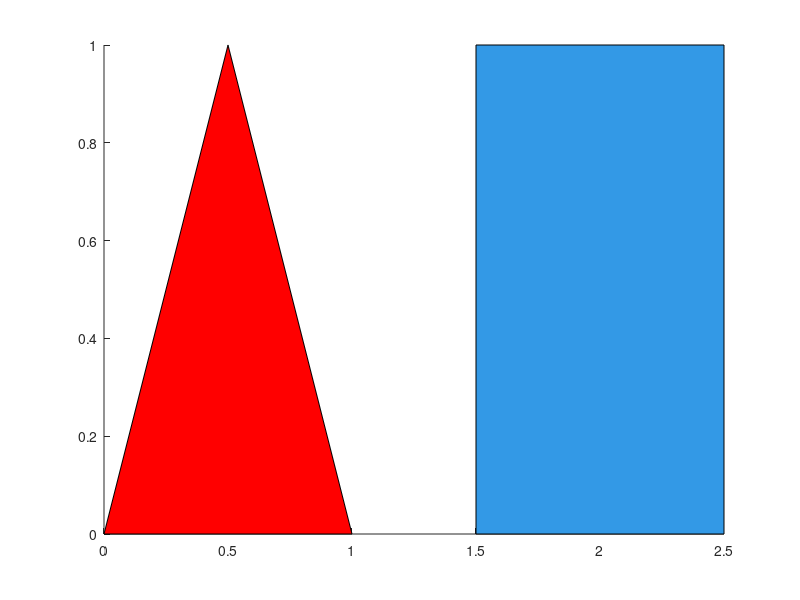

Write the MATLAB code that produced this figure. (Note: this script raises an error after producing the figure.)
% patch — Filled polygons
% patch(X, Y) shades a single polygon; matrix inputs draw one
% polygon per column. Color accepts a single-char ('r', 'g', 'b'),
% a "#rrggbb" string, or a 3-element [r g b] triplet in [0, 1].


clear
close all

% Triangle.
T_x = [0 1 0.5];
T_y = [0 0 1];

% Square offset to the right.
S_x = [1.5 2.5 2.5 1.5];
S_y = [0   0   1   1];

% Hexagon offset upward, defined by parameter sweep.
theta = linspace(0, 2*pi, 7);
theta = theta(1:6);
H_x = 0.5 * cos(theta) + 1;
H_y = 0.5 * sin(theta) + 2;

figure
patch(T_x, T_y, 'r')
hold('on')
patch(S_x, S_y, [0.2 0.6 0.9])
patch(H_x, H_y, '#ffd166')
title('patch — Triangle, Square, Hexagon')
xlabel('X')
ylabel('Y')
axis('equal')
grid on
